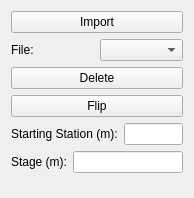
              <widget class="QWidget" name="page_4">
               <property name="geometry">
                <rect>
                 <x>0</x>
                 <y>0</y>
                 <width>194</width>
                 <height>198</height>
                </rect>
               </property>
               <attribute name="label">
                <string>Sub-Survey Settings</string>
               </attribute>
               <layout class="QVBoxLayout" name="verticalLayout_6">
                <item>
                 <widget class="QPushButton" name="pb_xs_subsurvey_import">
                  <property name="text">
                   <string>Import</string>
                  </property>
                 </widget>
                </item>
                <item>
                 <layout class="QHBoxLayout" name="horizontalLayout_7">
                  <item>
                   <widget class="QLabel" name="fileLabel">
                    <property name="text">
                     <string>File:</string>
                    </property>
                   </widget>
                  </item>
                  <item>
                   <widget class="QComboBox" name="cb_file_name">
                    <property name="enabled">
                     <bool>true</bool>
                    </property>
                    <property name="minimumSize">
                     <size>
                      <width>0</width>
                      <height>0</height>
                     </size>
                    </property>
                    <property name="sizeAdjustPolicy">
                     <enum>QComboBox::AdjustToContents</enum>
                    </property>
                   </widget>
                  </item>
                 </layout>
                </item>
                <item>
                 <widget class="QPushButton" name="pb_subsurvey_delete">
                  <property name="text">
                   <string>Delete</string>
                  </property>
                 </widget>
                </item>
                <item>
                 <widget class="QPushButton" name="pb_flip">
                  <property name="text">
                   <string>Flip</string>
                  </property>
                 </widget>
                </item>
                <item>
                 <layout class="QHBoxLayout" name="horizontalLayout_9">
                  <item>
                   <widget class="QLabel" name="stationStationLabel">
                    <property name="text">
                     <string>Starting Station (m):</string>
                    </property>
                   </widget>
                  </item>
                  <item>
                   <widget class="QLineEdit" name="start_station_lineEdit">
                    <property name="enabled">
                     <bool>true</bool>
                    </property>
                    <property name="maximumSize">
                     <size>
                      <width>200</width>
                      <height>16777215</height>
                     </size>
                    </property>
                   </widget>
                  </item>
                 </layout>
                </item>
                <item>
                 <layout class="QHBoxLayout" name="horizontalLayout_8">
                  <item>
                   <widget class="QLabel" name="gageHeightLabel">
                    <property name="text">
                     <string>Stage (m):</string>
                    </property>
                   </widget>
                  </item>
                  <item>
                   <widget class="QLineEdit" name="stage_lineEdit">
                    <property name="enabled">
                     <bool>true</bool>
                    </property>
                    <property name="maximumSize">
                     <size>
                      <width>200</width>
                      <height>16777215</height>
                     </size>
                    </property>
                   </widget>
                  </item>
                 </layout>
                </item>
                <item>
                 <spacer name="verticalSpacer_10">
                  <property name="orientation">
                   <enum>Qt::Vertical</enum>
                  </property>
                  <property name="sizeHint" stdset="0">
                   <size>
                    <width>20</width>
                    <height>40</height>
                   </size>
                  </property>
                 </spacer>
                </item>
               </layout>
              </widget>
